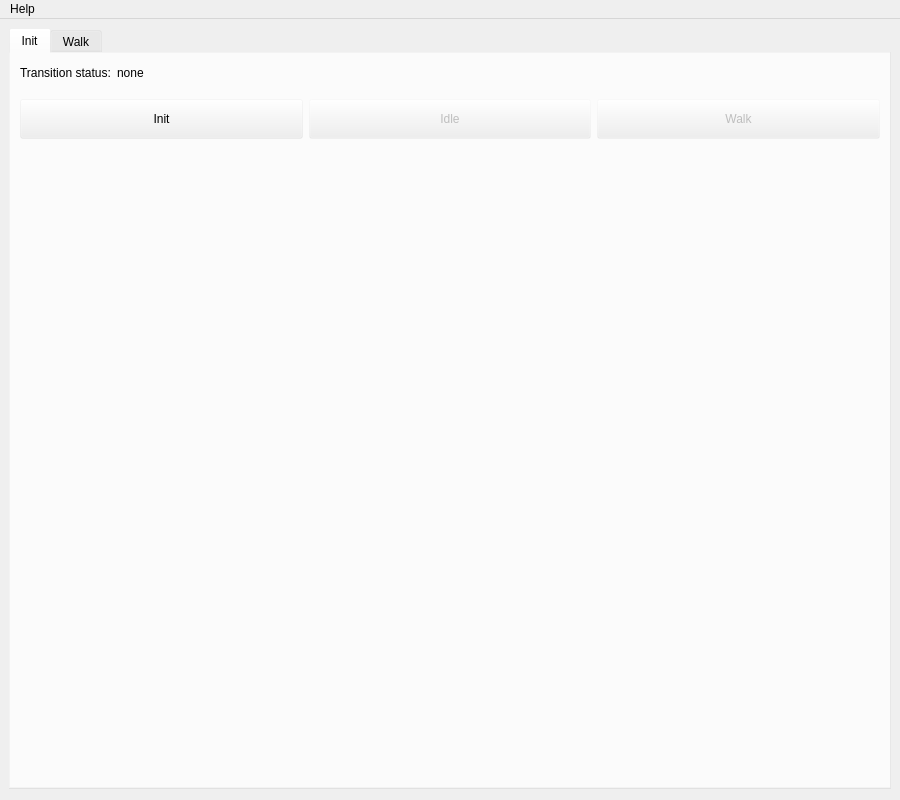
<?xml version="1.0" encoding="UTF-8"?>
<ui version="4.0">
 <class>HexapodController</class>
 <widget class="QMainWindow" name="HexapodController">
  <property name="geometry">
   <rect>
    <x>0</x>
    <y>0</y>
    <width>900</width>
    <height>800</height>
   </rect>
  </property>
  <property name="windowTitle">
   <string>Elkapod Control </string>
  </property>
  <property name="windowIcon">
   <iconset theme="battery">
    <normaloff>../Elkapod/elkapod_sim_ws/src/elkapod_teleop/elkapod_ui/elkapod_ui</normaloff>../Elkapod/elkapod_sim_ws/src/elkapod_teleop/elkapod_ui/elkapod_ui</iconset>
  </property>
  <widget class="QWidget" name="central_widget">
   <layout class="QVBoxLayout" name="verticalLayout_2">
    <item>
     <widget class="QTabWidget" name="tabWidget">
      <property name="palette">
       <palette>
        <active>
         <colorrole role="Window">
          <brush brushstyle="SolidPattern">
           <color alpha="13">
            <red>0</red>
            <green>0</green>
            <blue>0</blue>
           </color>
          </brush>
         </colorrole>
        </active>
        <inactive>
         <colorrole role="Window">
          <brush brushstyle="SolidPattern">
           <color alpha="8">
            <red>0</red>
            <green>0</green>
            <blue>0</blue>
           </color>
          </brush>
         </colorrole>
        </inactive>
        <disabled>
         <colorrole role="Window">
          <brush brushstyle="SolidPattern">
           <color alpha="5">
            <red>0</red>
            <green>0</green>
            <blue>0</blue>
           </color>
          </brush>
         </colorrole>
        </disabled>
       </palette>
      </property>
      <property name="currentIndex">
       <number>0</number>
      </property>
      <widget class="QWidget" name="Init">
       <attribute name="title">
        <string>Init</string>
       </attribute>
       <layout class="QVBoxLayout" name="verticalLayout_14">
        <item>
         <layout class="QVBoxLayout" name="verticalLayout_6">
          <item>
           <layout class="QHBoxLayout" name="horizontalLayout_8">
            <property name="topMargin">
             <number>0</number>
            </property>
            <property name="bottomMargin">
             <number>0</number>
            </property>
            <item>
             <widget class="QLabel" name="transition_status_title">
              <property name="text">
               <string>Transition status:</string>
              </property>
             </widget>
            </item>
            <item>
             <widget class="QLabel" name="transition_status_label">
              <property name="text">
               <string>none</string>
              </property>
             </widget>
            </item>
            <item>
             <spacer name="horizontalSpacer">
              <property name="orientation">
               <enum>Qt::Horizontal</enum>
              </property>
              <property name="sizeHint" stdset="0">
               <size>
                <width>40</width>
                <height>20</height>
               </size>
              </property>
             </spacer>
            </item>
           </layout>
          </item>
          <item>
           <layout class="QHBoxLayout" name="horizontalLayout_7">
            <property name="topMargin">
             <number>10</number>
            </property>
            <property name="bottomMargin">
             <number>10</number>
            </property>
            <item>
             <widget class="QPushButton" name="init_transition_button">
              <property name="minimumSize">
               <size>
                <width>0</width>
                <height>40</height>
               </size>
              </property>
              <property name="text">
               <string>Init</string>
              </property>
             </widget>
            </item>
            <item>
             <widget class="QPushButton" name="idle_transition_button">
              <property name="enabled">
               <bool>false</bool>
              </property>
              <property name="minimumSize">
               <size>
                <width>0</width>
                <height>40</height>
               </size>
              </property>
              <property name="text">
               <string>Idle</string>
              </property>
             </widget>
            </item>
            <item>
             <widget class="QPushButton" name="walk_transition_button">
              <property name="enabled">
               <bool>false</bool>
              </property>
              <property name="minimumSize">
               <size>
                <width>0</width>
                <height>40</height>
               </size>
              </property>
              <property name="text">
               <string>Walk</string>
              </property>
             </widget>
            </item>
           </layout>
          </item>
         </layout>
        </item>
        <item>
         <spacer name="verticalSpacer_11">
          <property name="orientation">
           <enum>Qt::Vertical</enum>
          </property>
          <property name="sizeHint" stdset="0">
           <size>
            <width>20</width>
            <height>40</height>
           </size>
          </property>
         </spacer>
        </item>
       </layout>
      </widget>
      <widget class="QWidget" name="Walk">
       <property name="enabled">
        <bool>false</bool>
       </property>
       <property name="palette">
        <palette>
         <active>
          <colorrole role="Window">
           <brush brushstyle="SolidPattern">
            <color alpha="31">
             <red>0</red>
             <green>0</green>
             <blue>0</blue>
            </color>
           </brush>
          </colorrole>
         </active>
         <inactive>
          <colorrole role="Window">
           <brush brushstyle="SolidPattern">
            <color alpha="8">
             <red>0</red>
             <green>0</green>
             <blue>0</blue>
            </color>
           </brush>
          </colorrole>
         </inactive>
         <disabled>
          <colorrole role="Window">
           <brush brushstyle="SolidPattern">
            <color alpha="5">
             <red>0</red>
             <green>0</green>
             <blue>0</blue>
            </color>
           </brush>
          </colorrole>
         </disabled>
        </palette>
       </property>
       <attribute name="title">
        <string>Walk</string>
       </attribute>
       <layout class="QVBoxLayout" name="verticalLayout_16">
        <item>
         <layout class="QVBoxLayout" name="verticalLayout_15">
          <item>
           <widget class="QWidget" name="verticalWidget_2" native="true">
            <property name="palette">
             <palette>
              <active>
               <colorrole role="Window">
                <brush brushstyle="SolidPattern">
                 <color alpha="13">
                  <red>0</red>
                  <green>0</green>
                  <blue>0</blue>
                 </color>
                </brush>
               </colorrole>
              </active>
              <inactive>
               <colorrole role="Window">
                <brush brushstyle="SolidPattern">
                 <color alpha="8">
                  <red>0</red>
                  <green>0</green>
                  <blue>0</blue>
                 </color>
                </brush>
               </colorrole>
              </inactive>
              <disabled>
               <colorrole role="Window">
                <brush brushstyle="SolidPattern">
                 <color alpha="5">
                  <red>0</red>
                  <green>0</green>
                  <blue>0</blue>
                 </color>
                </brush>
               </colorrole>
              </disabled>
             </palette>
            </property>
            <layout class="QVBoxLayout" name="velocity_widget">
             <property name="topMargin">
              <number>10</number>
             </property>
             <property name="bottomMargin">
              <number>10</number>
             </property>
             <item>
              <widget class="QLabel" name="label_8">
               <property name="font">
                <font>
                 <pointsize>18</pointsize>
                </font>
               </property>
               <property name="frameShape">
                <enum>QFrame::NoFrame</enum>
               </property>
               <property name="text">
                <string>Walk control</string>
               </property>
               <property name="textFormat">
                <enum>Qt::AutoText</enum>
               </property>
              </widget>
             </item>
             <item>
              <widget class="QWidget" name="velocity_control_widget" native="true">
               <property name="sizePolicy">
                <sizepolicy hsizetype="Preferred" vsizetype="Maximum">
                 <horstretch>0</horstretch>
                 <verstretch>0</verstretch>
                </sizepolicy>
               </property>
               <layout class="QHBoxLayout" name="horizontalLayout_4" stretch="3,3,3,1">
                <item>
                 <widget class="QWidget" name="vdir_widget" native="true">
                  <property name="autoFillBackground">
                   <bool>true</bool>
                  </property>
                  <layout class="QVBoxLayout" name="velocity_direction" stretch="0,0,0,0">
                   <property name="leftMargin">
                    <number>10</number>
                   </property>
                   <property name="rightMargin">
                    <number>10</number>
                   </property>
                   <item>
                    <widget class="QLabel" name="velocity_dir_title">
                     <property name="minimumSize">
                      <size>
                       <width>0</width>
                       <height>40</height>
                      </size>
                     </property>
                     <property name="text">
                      <string>Linear velocity direction</string>
                     </property>
                     <property name="alignment">
                      <set>Qt::AlignCenter</set>
                     </property>
                    </widget>
                   </item>
                   <item>
                    <spacer name="verticalSpacer_6">
                     <property name="orientation">
                      <enum>Qt::Vertical</enum>
                     </property>
                     <property name="sizeHint" stdset="0">
                      <size>
                       <width>20</width>
                       <height>40</height>
                      </size>
                     </property>
                    </spacer>
                   </item>
                   <item>
                    <layout class="QHBoxLayout" name="horizontalLayout_2">
                     <item>
                      <widget class="QDial" name="vdir_dial">
                       <property name="minimumSize">
                        <size>
                         <width>80</width>
                         <height>80</height>
                        </size>
                       </property>
                       <property name="maximumSize">
                        <size>
                         <width>80</width>
                         <height>16777215</height>
                        </size>
                       </property>
                       <property name="maximum">
                        <number>360</number>
                       </property>
                       <property name="singleStep">
                        <number>3</number>
                       </property>
                       <property name="value">
                        <number>180</number>
                       </property>
                       <property name="wrapping">
                        <bool>true</bool>
                       </property>
                       <property name="notchesVisible">
                        <bool>true</bool>
                       </property>
                      </widget>
                     </item>
                     <item>
                      <layout class="QVBoxLayout" name="verticalLayout_5">
                       <item>
                        <widget class="QLabel" name="label">
                         <property name="sizePolicy">
                          <sizepolicy hsizetype="Preferred" vsizetype="Maximum">
                           <horstretch>0</horstretch>
                           <verstretch>0</verstretch>
                          </sizepolicy>
                         </property>
                         <property name="text">
                          <string>Angle</string>
                         </property>
                         <property name="alignment">
                          <set>Qt::AlignCenter</set>
                         </property>
                        </widget>
                       </item>
                       <item>
                        <widget class="QSpinBox" name="vdir_spinbox">
                         <property name="minimum">
                          <number>-180</number>
                         </property>
                         <property name="maximum">
                          <number>180</number>
                         </property>
                         <property name="value">
                          <number>0</number>
                         </property>
                        </widget>
                       </item>
                      </layout>
                     </item>
                    </layout>
                   </item>
                   <item>
                    <spacer name="verticalSpacer_5">
                     <property name="orientation">
                      <enum>Qt::Vertical</enum>
                     </property>
                     <property name="sizeHint" stdset="0">
                      <size>
                       <width>20</width>
                       <height>40</height>
                      </size>
                     </property>
                    </spacer>
                   </item>
                  </layout>
                 </widget>
                </item>
                <item>
                 <widget class="QWidget" name="vval_widget" native="true">
                  <property name="autoFillBackground">
                   <bool>true</bool>
                  </property>
                  <layout class="QVBoxLayout" name="velocity_value">
                   <item>
                    <widget class="QLabel" name="velocity_value_title">
                     <property name="minimumSize">
                      <size>
                       <width>0</width>
                       <height>40</height>
                      </size>
                     </property>
                     <property name="text">
                      <string>Linear velocity value</string>
                     </property>
                     <property name="alignment">
                      <set>Qt::AlignCenter</set>
                     </property>
                    </widget>
                   </item>
                   <item>
                    <spacer name="verticalSpacer_7">
                     <property name="orientation">
                      <enum>Qt::Vertical</enum>
                     </property>
                     <property name="sizeHint" stdset="0">
                      <size>
                       <width>20</width>
                       <height>40</height>
                      </size>
                     </property>
                    </spacer>
                   </item>
                   <item>
                    <layout class="QHBoxLayout" name="horizontalLayout">
                     <item>
                      <widget class="QSlider" name="vval_slider">
                       <property name="sizePolicy">
                        <sizepolicy hsizetype="Fixed" vsizetype="Expanding">
                         <horstretch>0</horstretch>
                         <verstretch>0</verstretch>
                        </sizepolicy>
                       </property>
                       <property name="minimumSize">
                        <size>
                         <width>0</width>
                         <height>180</height>
                        </size>
                       </property>
                       <property name="baseSize">
                        <size>
                         <width>0</width>
                         <height>0</height>
                        </size>
                       </property>
                       <property name="maximum">
                        <number>100</number>
                       </property>
                       <property name="orientation">
                        <enum>Qt::Vertical</enum>
                       </property>
                       <property name="invertedAppearance">
                        <bool>false</bool>
                       </property>
                       <property name="tickPosition">
                        <enum>QSlider::TicksBelow</enum>
                       </property>
                      </widget>
                     </item>
                     <item>
                      <layout class="QVBoxLayout" name="verticalLayout_13">
                       <item>
                        <widget class="QDoubleSpinBox" name="vval_spinbox">
                         <property name="decimals">
                          <number>3</number>
                         </property>
                         <property name="maximum">
                          <double>0.200000000000000</double>
                         </property>
                         <property name="singleStep">
                          <double>0.001000000000000</double>
                         </property>
                        </widget>
                       </item>
                       <item>
                        <widget class="QPushButton" name="vval_stop_button">
                         <property name="text">
                          <string>Stop</string>
                         </property>
                        </widget>
                       </item>
                      </layout>
                     </item>
                    </layout>
                   </item>
                   <item>
                    <spacer name="verticalSpacer_8">
                     <property name="orientation">
                      <enum>Qt::Vertical</enum>
                     </property>
                     <property name="sizeHint" stdset="0">
                      <size>
                       <width>20</width>
                       <height>40</height>
                      </size>
                     </property>
                    </spacer>
                   </item>
                  </layout>
                 </widget>
                </item>
                <item>
                 <widget class="QWidget" name="angular_vel_widget" native="true">
                  <property name="autoFillBackground">
                   <bool>true</bool>
                  </property>
                  <layout class="QVBoxLayout" name="angular_velocity">
                   <item>
                    <widget class="QLabel" name="angular_vel_title">
                     <property name="minimumSize">
                      <size>
                       <width>0</width>
                       <height>40</height>
                      </size>
                     </property>
                     <property name="text">
                      <string>Angular velocity</string>
                     </property>
                     <property name="alignment">
                      <set>Qt::AlignCenter</set>
                     </property>
                    </widget>
                   </item>
                   <item>
                    <spacer name="verticalSpacer_9">
                     <property name="orientation">
                      <enum>Qt::Vertical</enum>
                     </property>
                     <property name="sizeHint" stdset="0">
                      <size>
                       <width>20</width>
                       <height>40</height>
                      </size>
                     </property>
                    </spacer>
                   </item>
                   <item>
                    <layout class="QHBoxLayout" name="horizontalLayout_11">
                     <item>
                      <widget class="QSlider" name="angular_vel_slider">
                       <property name="minimumSize">
                        <size>
                         <width>0</width>
                         <height>180</height>
                        </size>
                       </property>
                       <property name="minimum">
                        <number>0</number>
                       </property>
                       <property name="maximum">
                        <number>100</number>
                       </property>
                       <property name="value">
                        <number>50</number>
                       </property>
                       <property name="orientation">
                        <enum>Qt::Vertical</enum>
                       </property>
                       <property name="tickPosition">
                        <enum>QSlider::TicksBelow</enum>
                       </property>
                      </widget>
                     </item>
                     <item>
                      <layout class="QVBoxLayout" name="verticalLayout_9">
                       <item>
                        <widget class="QDoubleSpinBox" name="angular_vel_spinbox">
                         <property name="decimals">
                          <number>3</number>
                         </property>
                         <property name="minimum">
                          <double>-0.400000000000000</double>
                         </property>
                         <property name="maximum">
                          <double>0.400000000000000</double>
                         </property>
                         <property name="singleStep">
                          <double>0.001000000000000</double>
                         </property>
                        </widget>
                       </item>
                       <item>
                        <widget class="QPushButton" name="angular_vel_stopbutton">
                         <property name="text">
                          <string>Stop</string>
                         </property>
                        </widget>
                       </item>
                      </layout>
                     </item>
                    </layout>
                   </item>
                   <item>
                    <spacer name="verticalSpacer_12">
                     <property name="orientation">
                      <enum>Qt::Vertical</enum>
                     </property>
                     <property name="sizeHint" stdset="0">
                      <size>
                       <width>20</width>
                       <height>40</height>
                      </size>
                     </property>
                    </spacer>
                   </item>
                  </layout>
                 </widget>
                </item>
                <item>
                 <widget class="QWidget" name="side_widget" native="true">
                  <property name="sizePolicy">
                   <sizepolicy hsizetype="Minimum" vsizetype="Preferred">
                    <horstretch>0</horstretch>
                    <verstretch>0</verstretch>
                   </sizepolicy>
                  </property>
                  <property name="autoFillBackground">
                   <bool>false</bool>
                  </property>
                  <layout class="QVBoxLayout" name="verticalLayout_3">
                   <property name="spacing">
                    <number>4</number>
                   </property>
                   <property name="leftMargin">
                    <number>0</number>
                   </property>
                   <property name="topMargin">
                    <number>0</number>
                   </property>
                   <property name="rightMargin">
                    <number>0</number>
                   </property>
                   <property name="bottomMargin">
                    <number>0</number>
                   </property>
                   <item>
                    <widget class="QWidget" name="battery_lvl_widget_2" native="true">
                     <property name="autoFillBackground">
                      <bool>true</bool>
                     </property>
                     <layout class="QVBoxLayout" name="battery_lvl_widget">
                      <item>
                       <spacer name="verticalSpacer_13">
                        <property name="orientation">
                         <enum>Qt::Vertical</enum>
                        </property>
                        <property name="sizeHint" stdset="0">
                         <size>
                          <width>20</width>
                          <height>40</height>
                         </size>
                        </property>
                       </spacer>
                      </item>
                      <item>
                       <widget class="QLabel" name="label_2">
                        <property name="minimumSize">
                         <size>
                          <width>0</width>
                          <height>40</height>
                         </size>
                        </property>
                        <property name="text">
                         <string>Battery level</string>
                        </property>
                        <property name="alignment">
                         <set>Qt::AlignCenter</set>
                        </property>
                       </widget>
                      </item>
                      <item>
                       <widget class="QProgressBar" name="progressBar">
                        <property name="value">
                         <number>0</number>
                        </property>
                       </widget>
                      </item>
                      <item>
                       <spacer name="verticalSpacer_4">
                        <property name="orientation">
                         <enum>Qt::Vertical</enum>
                        </property>
                        <property name="sizeHint" stdset="0">
                         <size>
                          <width>20</width>
                          <height>40</height>
                         </size>
                        </property>
                       </spacer>
                      </item>
                     </layout>
                    </widget>
                   </item>
                   <item>
                    <widget class="QWidget" name="gait_type_widget_2" native="true">
                     <property name="autoFillBackground">
                      <bool>true</bool>
                     </property>
                     <layout class="QVBoxLayout" name="gait_type_widget">
                      <item>
                       <spacer name="verticalSpacer_14">
                        <property name="orientation">
                         <enum>Qt::Vertical</enum>
                        </property>
                        <property name="sizeHint" stdset="0">
                         <size>
                          <width>20</width>
                          <height>40</height>
                         </size>
                        </property>
                       </spacer>
                      </item>
                      <item>
                       <widget class="QLabel" name="label_7">
                        <property name="minimumSize">
                         <size>
                          <width>0</width>
                          <height>40</height>
                         </size>
                        </property>
                        <property name="text">
                         <string>Gait</string>
                        </property>
                        <property name="alignment">
                         <set>Qt::AlignCenter</set>
                        </property>
                       </widget>
                      </item>
                      <item>
                       <widget class="QComboBox" name="gait_selection">
                        <property name="currentText">
                         <string/>
                        </property>
                        <property name="currentIndex">
                         <number>-1</number>
                        </property>
                       </widget>
                      </item>
                      <item>
                       <spacer name="verticalSpacer_15">
                        <property name="orientation">
                         <enum>Qt::Vertical</enum>
                        </property>
                        <property name="sizeHint" stdset="0">
                         <size>
                          <width>20</width>
                          <height>40</height>
                         </size>
                        </property>
                       </spacer>
                      </item>
                     </layout>
                    </widget>
                   </item>
                  </layout>
                 </widget>
                </item>
               </layout>
              </widget>
             </item>
             <item>
              <widget class="QLabel" name="velocity_title">
               <property name="palette">
                <palette>
                 <active>
                  <colorrole role="Base">
                   <brush brushstyle="SolidPattern">
                    <color alpha="255">
                     <red>229</red>
                     <green>165</green>
                     <blue>10</blue>
                    </color>
                   </brush>
                  </colorrole>
                 </active>
                 <inactive>
                  <colorrole role="Base">
                   <brush brushstyle="SolidPattern">
                    <color alpha="255">
                     <red>36</red>
                     <green>36</green>
                     <blue>36</blue>
                    </color>
                   </brush>
                  </colorrole>
                 </inactive>
                 <disabled>
                  <colorrole role="Base">
                   <brush brushstyle="SolidPattern">
                    <color alpha="255">
                     <red>50</red>
                     <green>50</green>
                     <blue>50</blue>
                    </color>
                   </brush>
                  </colorrole>
                 </disabled>
                </palette>
               </property>
               <property name="font">
                <font>
                 <pointsize>18</pointsize>
                </font>
               </property>
               <property name="text">
                <string>Body control</string>
               </property>
              </widget>
             </item>
             <item>
              <widget class="QWidget" name="horizontalWidget_7" native="true">
               <layout class="QHBoxLayout" name="horizontalLayout_12">
                <property name="topMargin">
                 <number>10</number>
                </property>
                <property name="bottomMargin">
                 <number>10</number>
                </property>
                <item>
                 <widget class="QWidget" name="verticalWidget_4" native="true">
                  <property name="autoFillBackground">
                   <bool>true</bool>
                  </property>
                  <layout class="QVBoxLayout" name="verticalLayout_10">
                   <item>
                    <widget class="QLabel" name="label_3">
                     <property name="minimumSize">
                      <size>
                       <width>0</width>
                       <height>40</height>
                      </size>
                     </property>
                     <property name="text">
                      <string>Roll control</string>
                     </property>
                     <property name="alignment">
                      <set>Qt::AlignCenter</set>
                     </property>
                    </widget>
                   </item>
                   <item>
                    <spacer name="verticalSpacer">
                     <property name="orientation">
                      <enum>Qt::Vertical</enum>
                     </property>
                     <property name="sizeHint" stdset="0">
                      <size>
                       <width>20</width>
                       <height>40</height>
                      </size>
                     </property>
                    </spacer>
                   </item>
                   <item>
                    <layout class="QHBoxLayout" name="horizontalLayout_3">
                     <item>
                      <widget class="QSlider" name="roll_slider">
                       <property name="minimumSize">
                        <size>
                         <width>0</width>
                         <height>180</height>
                        </size>
                       </property>
                       <property name="maximum">
                        <number>100</number>
                       </property>
                       <property name="value">
                        <number>50</number>
                       </property>
                       <property name="orientation">
                        <enum>Qt::Vertical</enum>
                       </property>
                      </widget>
                     </item>
                     <item>
                      <layout class="QVBoxLayout" name="verticalLayout">
                       <item>
                        <widget class="QDoubleSpinBox" name="roll_spinbox">
                         <property name="decimals">
                          <number>3</number>
                         </property>
                         <property name="minimum">
                          <double>-3.000000000000000</double>
                         </property>
                         <property name="maximum">
                          <double>3.000000000000000</double>
                         </property>
                         <property name="singleStep">
                          <double>0.001000000000000</double>
                         </property>
                        </widget>
                       </item>
                       <item>
                        <widget class="QPushButton" name="roll_reset_button">
                         <property name="text">
                          <string>Reset</string>
                         </property>
                        </widget>
                       </item>
                      </layout>
                     </item>
                    </layout>
                   </item>
                  </layout>
                 </widget>
                </item>
                <item>
                 <widget class="QWidget" name="verticalWidget_5" native="true">
                  <property name="autoFillBackground">
                   <bool>true</bool>
                  </property>
                  <layout class="QVBoxLayout" name="verticalLayout_7">
                   <item>
                    <widget class="QLabel" name="label_4">
                     <property name="minimumSize">
                      <size>
                       <width>0</width>
                       <height>40</height>
                      </size>
                     </property>
                     <property name="text">
                      <string>Pitch control</string>
                     </property>
                     <property name="alignment">
                      <set>Qt::AlignCenter</set>
                     </property>
                    </widget>
                   </item>
                   <item>
                    <spacer name="verticalSpacer_2">
                     <property name="orientation">
                      <enum>Qt::Vertical</enum>
                     </property>
                     <property name="sizeHint" stdset="0">
                      <size>
                       <width>20</width>
                       <height>40</height>
                      </size>
                     </property>
                    </spacer>
                   </item>
                   <item>
                    <layout class="QHBoxLayout" name="horizontalLayout_5">
                     <item>
                      <widget class="QSlider" name="pitch_slider">
                       <property name="minimumSize">
                        <size>
                         <width>0</width>
                         <height>180</height>
                        </size>
                       </property>
                       <property name="maximum">
                        <number>100</number>
                       </property>
                       <property name="value">
                        <number>50</number>
                       </property>
                       <property name="orientation">
                        <enum>Qt::Vertical</enum>
                       </property>
                      </widget>
                     </item>
                     <item>
                      <layout class="QVBoxLayout" name="verticalLayout_8">
                       <item>
                        <widget class="QDoubleSpinBox" name="pitch_spinbox">
                         <property name="decimals">
                          <number>3</number>
                         </property>
                         <property name="minimum">
                          <double>-6.000000000000000</double>
                         </property>
                         <property name="maximum">
                          <double>6.000000000000000</double>
                         </property>
                         <property name="singleStep">
                          <double>0.001000000000000</double>
                         </property>
                        </widget>
                       </item>
                       <item>
                        <widget class="QPushButton" name="pitch_reset_button">
                         <property name="text">
                          <string>Reset</string>
                         </property>
                        </widget>
                       </item>
                      </layout>
                     </item>
                    </layout>
                   </item>
                  </layout>
                 </widget>
                </item>
                <item>
                 <widget class="QWidget" name="verticalWidget_2" native="true">
                  <property name="autoFillBackground">
                   <bool>true</bool>
                  </property>
                  <layout class="QVBoxLayout" name="verticalLayout_4">
                   <item>
                    <widget class="QLabel" name="label_5">
                     <property name="minimumSize">
                      <size>
                       <width>0</width>
                       <height>40</height>
                      </size>
                     </property>
                     <property name="text">
                      <string>Base height</string>
                     </property>
                     <property name="alignment">
                      <set>Qt::AlignCenter</set>
                     </property>
                    </widget>
                   </item>
                   <item>
                    <spacer name="verticalSpacer_3">
                     <property name="orientation">
                      <enum>Qt::Vertical</enum>
                     </property>
                     <property name="sizeHint" stdset="0">
                      <size>
                       <width>20</width>
                       <height>40</height>
                      </size>
                     </property>
                    </spacer>
                   </item>
                   <item>
                    <layout class="QHBoxLayout" name="horizontalLayout_6">
                     <item>
                      <widget class="QSlider" name="base_height_slider">
                       <property name="minimumSize">
                        <size>
                         <width>0</width>
                         <height>180</height>
                        </size>
                       </property>
                       <property name="minimum">
                        <number>0</number>
                       </property>
                       <property name="maximum">
                        <number>100</number>
                       </property>
                       <property name="value">
                        <number>43</number>
                       </property>
                       <property name="sliderPosition">
                        <number>43</number>
                       </property>
                       <property name="orientation">
                        <enum>Qt::Vertical</enum>
                       </property>
                      </widget>
                     </item>
                     <item>
                      <layout class="QVBoxLayout" name="verticalLayout_11">
                       <item>
                        <widget class="QDoubleSpinBox" name="base_height_spinbox">
                         <property name="decimals">
                          <number>3</number>
                         </property>
                         <property name="minimum">
                          <double>0.090000000000000</double>
                         </property>
                         <property name="maximum">
                          <double>0.160000000000000</double>
                         </property>
                         <property name="singleStep">
                          <double>0.001000000000000</double>
                         </property>
                         <property name="value">
                          <double>0.120000000000000</double>
                         </property>
                        </widget>
                       </item>
                       <item>
                        <widget class="QPushButton" name="base_height_default_button">
                         <property name="text">
                          <string>Default</string>
                         </property>
                        </widget>
                       </item>
                      </layout>
                     </item>
                    </layout>
                   </item>
                  </layout>
                 </widget>
                </item>
               </layout>
              </widget>
             </item>
            </layout>
           </widget>
          </item>
         </layout>
        </item>
       </layout>
      </widget>
     </widget>
    </item>
    <item>
     <spacer name="verticalSpacer_10">
      <property name="orientation">
       <enum>Qt::Vertical</enum>
      </property>
      <property name="sizeHint" stdset="0">
       <size>
        <width>20</width>
        <height>40</height>
       </size>
      </property>
     </spacer>
    </item>
   </layout>
  </widget>
  <widget class="QMenuBar" name="menuBar">
   <property name="geometry">
    <rect>
     <x>0</x>
     <y>0</y>
     <width>900</width>
     <height>23</height>
    </rect>
   </property>
   <widget class="QMenu" name="menuAbout">
    <property name="title">
     <string>Help</string>
    </property>
    <addaction name="actionAbout"/>
   </widget>
   <addaction name="menuAbout"/>
  </widget>
  <action name="actionAbout">
   <property name="text">
    <string>About</string>
   </property>
  </action>
 </widget>
 <resources/>
 <connections/>
</ui>
